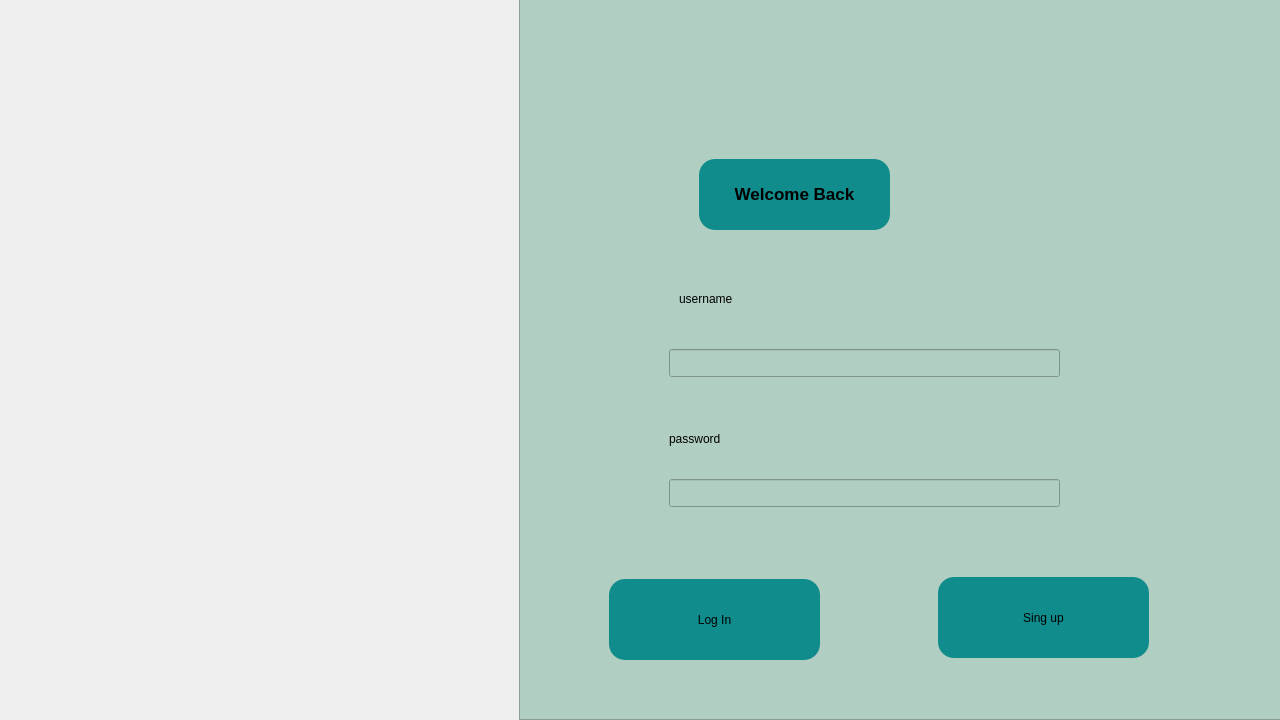
<?xml version="1.0" encoding="UTF-8"?>
<ui version="4.0">
 <class>login</class>
 <widget class="QDialog" name="login">
  <property name="geometry">
   <rect>
    <x>0</x>
    <y>0</y>
    <width>1280</width>
    <height>720</height>
   </rect>
  </property>
  <property name="windowTitle">
   <string>Dialog</string>
  </property>
  <property name="styleSheet">
   <string notr="true"/>
  </property>
  <widget class="QFrame" name="frame">
   <property name="geometry">
    <rect>
     <x>519</x>
     <y>-1</y>
     <width>791</width>
     <height>721</height>
    </rect>
   </property>
   <property name="styleSheet">
    <string notr="true">background-color: rgb(177, 206, 194);</string>
   </property>
   <property name="frameShape">
    <enum>QFrame::Shape::StyledPanel</enum>
   </property>
   <property name="frameShadow">
    <enum>QFrame::Shadow::Raised</enum>
   </property>
   <widget class="QLabel" name="label">
    <property name="geometry">
     <rect>
      <x>180</x>
      <y>160</y>
      <width>191</width>
      <height>71</height>
     </rect>
    </property>
    <property name="minimumSize">
     <size>
      <width>151</width>
      <height>0</height>
     </size>
    </property>
    <property name="font">
     <font>
      <family>Segoe UI</family>
      <pointsize>13</pointsize>
      <italic>false</italic>
      <bold>true</bold>
     </font>
    </property>
    <property name="styleSheet">
     <string notr="true">background-color: rgb(17, 140, 140); border-radius: 16px;
font: 700 13pt &quot;Segoe UI&quot;;background-color: rgb(17, 140, 140);</string>
    </property>
    <property name="text">
     <string>&lt;html&gt;&lt;head/&gt;&lt;body&gt;&lt;p align=&quot;center&quot;&gt;Welcome Back&lt;/p&gt;&lt;/body&gt;&lt;/html&gt;</string>
    </property>
   </widget>
   <widget class="QLineEdit" name="username">
    <property name="geometry">
     <rect>
      <x>150</x>
      <y>350</y>
      <width>391</width>
      <height>28</height>
     </rect>
    </property>
    <property name="styleSheet">
     <string notr="true">color: rgb(0, 0, 0);
font: 11pt &quot;Segoe UI&quot;;</string>
    </property>
   </widget>
   <widget class="QLabel" name="label_2">
    <property name="geometry">
     <rect>
      <x>160</x>
      <y>290</y>
      <width>101</width>
      <height>20</height>
     </rect>
    </property>
    <property name="styleSheet">
     <string notr="true">font: 11pt &quot;Segoe UI&quot;;
color: rgb(0, 0, 0);</string>
    </property>
    <property name="text">
     <string>username</string>
    </property>
   </widget>
   <widget class="QLabel" name="label_3">
    <property name="geometry">
     <rect>
      <x>150</x>
      <y>430</y>
      <width>91</width>
      <height>20</height>
     </rect>
    </property>
    <property name="styleSheet">
     <string notr="true">font: 11pt &quot;Segoe UI&quot;;
color: rgb(0, 0, 0);</string>
    </property>
    <property name="text">
     <string>password</string>
    </property>
   </widget>
   <widget class="QLineEdit" name="password">
    <property name="geometry">
     <rect>
      <x>150</x>
      <y>480</y>
      <width>391</width>
      <height>28</height>
     </rect>
    </property>
    <property name="styleSheet">
     <string notr="true">color: rgb(0, 0, 0);
font: 11pt &quot;Segoe UI&quot;;</string>
    </property>
    <property name="echoMode">
     <enum>QLineEdit::EchoMode::Password</enum>
    </property>
   </widget>
   <widget class="QPushButton" name="log_in">
    <property name="geometry">
     <rect>
      <x>90</x>
      <y>580</y>
      <width>211</width>
      <height>81</height>
     </rect>
    </property>
    <property name="cursor">
     <cursorShape>PointingHandCursor</cursorShape>
    </property>
    <property name="styleSheet">
     <string notr="true">background-color: rgb(17, 140, 140); border-radius: 16px;
font: 700 11pt &quot;Segoe UI&quot;;
</string>
    </property>
    <property name="text">
     <string>Log In</string>
    </property>
    <property name="icon">
     <iconset theme="QIcon::ThemeIcon::UserAvailable"/>
    </property>
   </widget>
   <widget class="QPushButton" name="singup">
    <property name="geometry">
     <rect>
      <x>419</x>
      <y>578</y>
      <width>211</width>
      <height>81</height>
     </rect>
    </property>
    <property name="cursor">
     <cursorShape>PointingHandCursor</cursorShape>
    </property>
    <property name="styleSheet">
     <string notr="true">background-color: rgb(17, 140, 140); border-radius: 16px;
font: 700 11pt &quot;Segoe UI&quot;;</string>
    </property>
    <property name="text">
     <string>Sing up</string>
    </property>
    <property name="icon">
     <iconset theme="QIcon::ThemeIcon::ContactNew"/>
    </property>
   </widget>
  </widget>
 </widget>
 <resources/>
 <connections/>
</ui>
